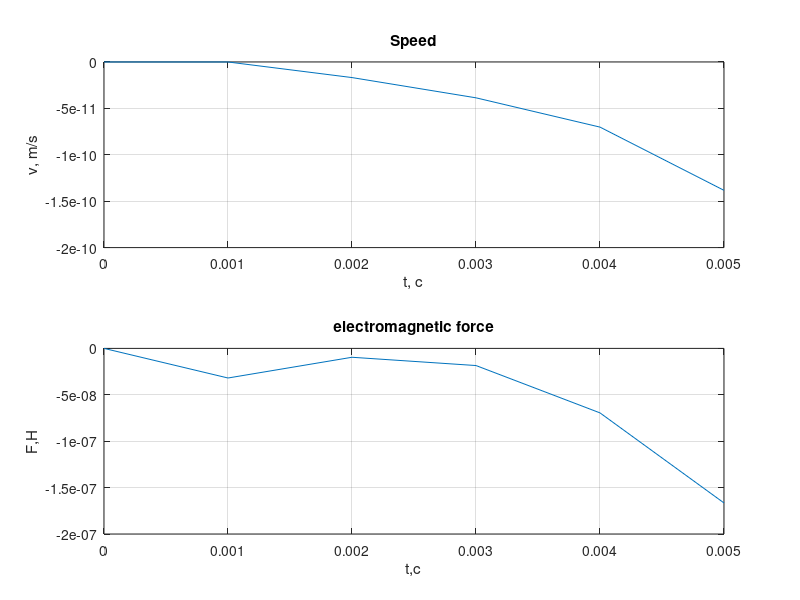

Reproduce this figure in MATLAB.
%mathematical model of a linear engine with a classical method of stacking a stator winding
%number of inductor grooves (z=6)
function lad_z12_6_sprint
    %output data of the asynchronous motor
Rb=0.1001*10^7;
rs=9.5;
Ls=0.037;
rr=4.6345*10^-5;
Lr=0.0372*10^-5;
dt=0.001;
tz=9.769*10^-3;
m=1.9;
v0=0;
wn=200;
f=50;
w=2*pi*f;
UA=wn/dt;
Um=310/2;
X=zeros(17,1);
F=0;
K=input('Duration of the cycle k=');
for k=1:(K+1)
    v(1,k)=v0;     %create vector string for speed graphing
    f(1,k)=sum(F); %create vector strings for graphing force
    
    Uab=Um*cos(w*(k-1)*dt+2*pi/3);
    Ubc=Um*cos(w*(k-1)*dt);
    
    %the formation of the matrix A.
   A=zeros(17);
B=2*Rb*(rr+Lr/dt)+1/dt;
B1=6*Rb*(rr+Lr/dt)+(-4*Rb)*Lr*v0/(2*tz)+1/dt;
B2=55*Rb*(rr+Lr/dt)+(-45*Rb)*Lr*v0/(2*tz)+1/dt;
B3=550*Rb*(rr+Lr/dt)+(-450*Rb)*Lr*v0/(2*tz)+1/dt;
B4=1000*Rb*(rr+Lr/dt)+1/dt;
B5=550*Rb*(rr+Lr/dt)+450*Rb*Lr*v0/(2*tz)+1/dt;
B6=55*Rb*(rr+Lr/dt)+(45*Rb)*Lr*v0/(2*tz)+1/dt;
B7=6*Rb*(rr+Lr/dt)+(4*Rb)*Lr*v0/(2*tz)+1/dt;

C=-Rb*(rr+Lr/dt)+(2*Rb*Lr+1)*v0/(2*tz);
C1=-Rb*(rr+Lr/dt)+(6*Rb*Lr+1)*v0/(2*tz);
C2=-5*Rb*(rr+Lr/dt)+(55*Rb*Lr+1)*v0/(2*tz);
C3=-50*Rb*(rr+Lr/dt)+(550*Rb*Lr+1)*v0/(2*tz);
C4=-500*Rb*(rr+Lr/dt)+(1000*Rb*Lr+1)*v0/(2*tz);
C5=-500*Rb*(rr+Lr/dt)+(550*Rb*Lr+1)*v0/(2*tz);
C6=-50*Rb*(rr+Lr/dt)+(55*Rb*Lr+1)*v0/(2*tz);
C7=-5*Rb*(rr+Lr/dt)+(6*Rb*Lr+1)*v0/(2*tz);

D=-Rb*Lr*v0/(2*tz);
D1=5*D;
D2=50*D;
D3=500*D;

E=-Rb*(rr+Lr/dt)-(2*Rb*Lr+1)*v0/(2*tz);
E1=-5*Rb*(rr+Lr/dt)-(6*Rb*Lr+1)*v0/(2*tz);
E2=-50*Rb*(rr+Lr/dt)-(55*Rb*Lr+1)*v0/(2*tz);
E3=-500*Rb*(rr+Lr/dt)-(550*Rb*Lr+1)*v0/(2*tz);
E4=-500*Rb*(rr+Lr/dt)-(1000*Rb*Lr+1)*v0/(2*tz);
E5=-50*Rb*(rr+Lr/dt)-(550*Rb*Lr+1)*v0/(2*tz);
E6=-5*Rb*(rr+Lr/dt)-(55*Rb*Lr+1)*v0/(2*tz);
E7=-Rb*(rr+Lr/dt)-(6*Rb*Lr+1)*v0/(2*tz);

T=-wn*Lr*v0/(2*tz);

Y=-wn*(rr+Lr/dt);

W1=-wn*Lr/dt;
P=-Rb*Lr/dt;
Q=(2*Rb*Lr+1)/dt;
KS=rs+Ls/dt;

Q1=(6*Rb*Lr+1)/dt;
Q2=(55*Rb*Lr+1)/dt;
Q3=(550*Rb*Lr+1)/dt;
Q4=(1000*Rb*Lr+1)/dt;
    for n=1:3
        A(n+3,n+14)=(-1)^(n+1)*T;
        A(n+4,n+14)=(-1)^(n+1)*Y;
        A(n+5,n+14)=(-1)^n*T;
        A(n+6,n+14)=(-1)^n*T;
        A(n+7,n+14)=(-1)^n*Y;
        A(n+8,n+14)=(-1)^(n+1)*T;
        A(17,n+14)=1;
    end;
    
    for n=1:2
        A(n+14,n+14)=(-1)^(n+1)*KS;
        A(n+14,17)=(-1)^n*KS;
        A(n+14,n+14)=UA;
        A(n+14,7)=(-1)^n*UA;
        A(n+14,n+7)=-UA;
        A(n+14,10)=(-1)^(n+1)*UA;
    end;
    
    for n=1:6
        A(n+4,n+4)=B;
        A(n+5,n+4)=E;
        A(n+3,n+4)=C;
    end;
    
    for n=1:7
        A(n+2,n+4)=D;
        A(n+5,n+3)=-D;
    end;
    
    A(1,1)=B4;
    A(1,2)=C5;
    A(1,3)=D2;
    A(2,1)=E4;
    A(2,2)=B5;
    B(2,3)=C6;
    A(2,4)=D1;
    A(3,1)=-D3;
    A(3,2)=E5;
    A(3,3)=B6;
    A(3,4)=C7;
    A(4,2)=-D2;
    A(4,3)=E6;
    A(4,4)=B7;
    A(5,3)=-D1;
    A(5,4)=E7;
    A(10,11)=C1;
    A(10,12)=D1;
    A(11,11)=B1;
    A(11,12)=C2;
    A(11,13)=D2;
    A(12,11)=E1;
    A(12,12)=B2;
    A(12,13)=C3;
    A(12,13)=D3;
    A(13,11)=-D1;
    A(13,12)=E2;
    A(13,13)=B3;
    A(13,14)=C4;
    A(14,12)=-D2;
    A(14,13)=E3;
    A(14,14)=B4;
    
    %matrix of free members
    
    S=[Q4*X(1)+P*(500*X(2)); %1
        Q3*X(2)+P*(500*X(1)+50*X(3)); %2
        Q2*X(3)+P*(50*X(2)+5*X(4)); %3
        Q1*X(4)+P*(5*X(3)+X(5)); %4
        W1*X(15)+Q*X(5)+P*(X(4)+X(6)); %5
        (-1)*W1*X(16)+Q*X(6)+P*(X(5)+X(7)); %6
        W1*X(17)+Q*X(7)+P*(X(6)+X(8)); %7
        (-1)*W1*X(15)+Q*X(8)+P*(X(7)+X(9)); %8
        W1*X(16)+Q*X(9)+P*(X(8)+X(10)); %9
        (-1)*W1*X(17)+Q*X(10)+P*(X(9)+X(11)); %10
        Q1*X(11)+P*(X(10)+5*X(12)); %11
        Q2*X(12)+P*(5*X(11)+50*X(13)); %12
        Q3*X(13)+P*(50*X(12)+500*X(14)); %13
        Q4*X(14)+P*500*X(13); %14
        UA*(X(5)-X(8)-X(7)+X(10))+Ls/dt*(X(15)-X(17))+Uab; %15
        UA*(X(7)-X(10)+X(6)-X(9))+Ls/dt*(X(17)-X(16))+Ubc; %16
        0];

    %solution by the Gauss-Jordan method
    
Z=rref([A S]); %transform the expanded matrix into triangular form
X=Z(1:17,18:18); %selecting the last column of the matrix

% current in the rotor

Ir=[1000*Rb*X(1)-Rb*(500*X(2)); %1
    550*Rb*X(2)-Rb*(500*X(1)+50*X(3)); %2
    55*Rb*X(3)-Rb*(50*X(2)+5*X(4)); %3
    6*Rb*X(4)-Rb*(5*X(3)+X(5)); %4
    -wn*X(15)+2*Rb*X(5)-Rb*(X(4)+X(6)); %5
    (-1)*(-wn)*X(16)+2*Rb*X(6)-Rb*(X(5)+X(7)); %6
    -wn*X(17)+2*Rb*X(7)-Rb*(X(6)+X(8)); %7
    (-1)*(-wn)*X(15)+2*Rb*X(8)-Rb*(X(7)+X(9)); %8
    -wn*X(16)+2*Rb*X(9)-Rb*(X(8)+X(10)); %9;
    (-1)*(-wn)*X(17)*2*Rb*X(10)-Rb*(X(9)+X(11)); %10
    6*Rb*X(11)-Rb*(X(10)+5*X(12)); %11
    55*Rb*X(12)-Rb*(5*X(11)+50*X(13)); %12
    550*Rb*X(13)-Rb*(50*X(12)+500*X(14)); %13
    1000*Rb*X(14)-Rb*(500*X(13))]; %14

%electromagnetic force

F(1)=X(2)*Ir(1)/(2*tz);
for n=1:12
    F(n+1)=(X(n+2)-X(n))*Ir(n+1)/(2*tz);
end;
    F(14)=-X(13)*Ir(14)/(2*tz);
    
    %speed
    
    v0=v0+(sum(f)/m)*dt;
end;

%drawing up charts

k=0:K;
subplot(2,1,1);
plot(k*dt,v);
title('Speed');
xlabel('t, c');
ylabel('v, m/s');
grid on;
subplot(2,1,2);
plot(k*dt,f);
title('electromagnetic force');
xlabel('t,c');
ylabel('F,H');
grid on;
end
        
